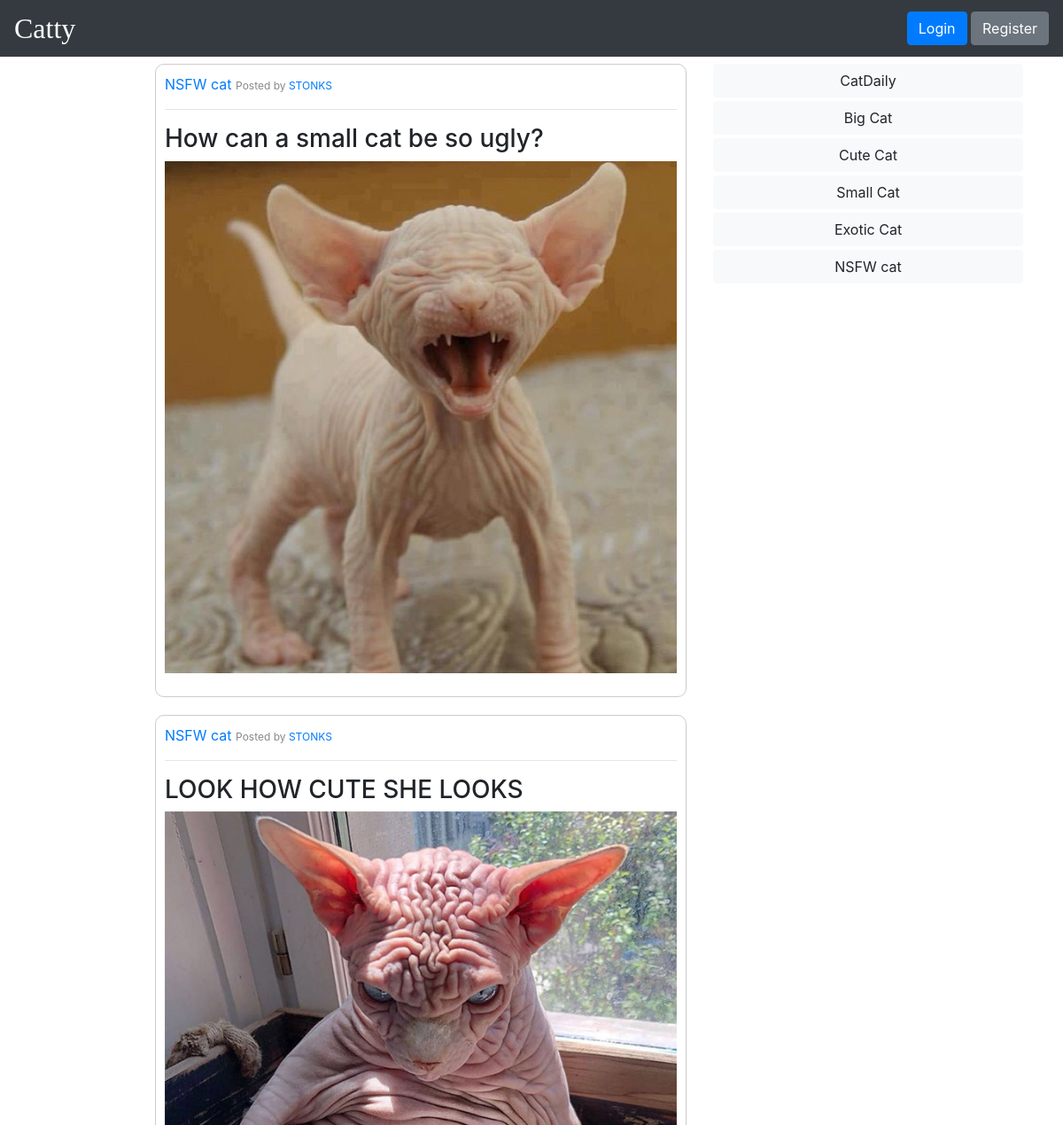
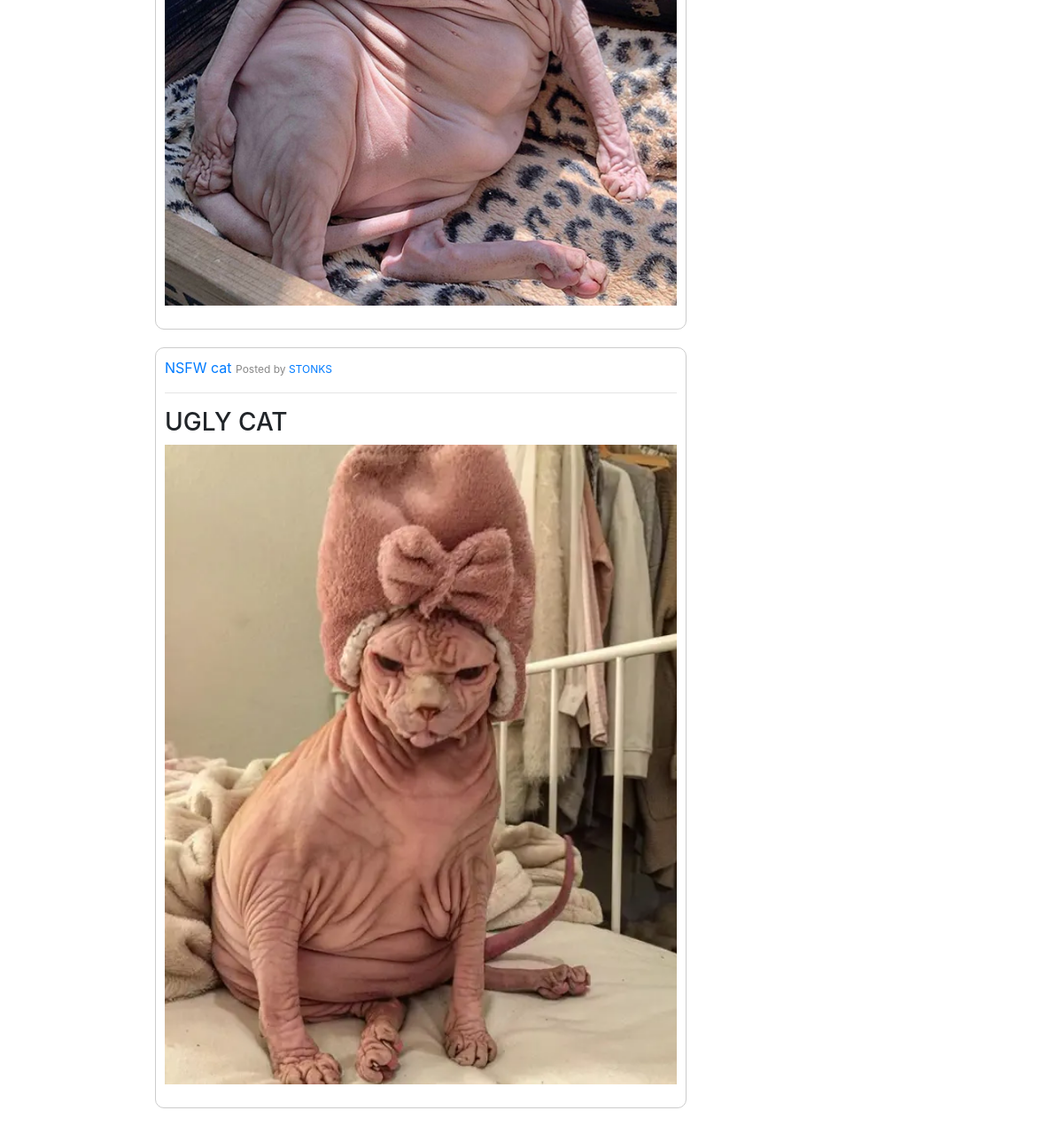
/index.php/threads/index?user_id=34, run on the app's committed database (2 pictures, top to bottom).
### tables this page shows
CREATE TABLE `posts` (
  `id` bigint(20) UNSIGNED NOT NULL,
  `title` varchar(50) NOT NULL,
  `text` text DEFAULT NULL,
  `photo_url` text DEFAULT NULL,
  `user_id` bigint(20) UNSIGNED NOT NULL,
  `thread_id` bigint(20) UNSIGNED NOT NULL
);

CREATE TABLE `threads` (
  `id` bigint(20) UNSIGNED NOT NULL,
  `title` varchar(20) NOT NULL,
  `description` text NOT NULL
);

CREATE TABLE `users` (
  `id` bigint(20) UNSIGNED NOT NULL,
  `catname` varchar(30) NOT NULL,
  `password` varchar(255) NOT NULL,
  `salt` varchar(64) NOT NULL,
  `catavatar` text DEFAULT NULL,
  `email` varchar(30) NOT NULL,
  `admin` tinyint(1) NOT NULL
);

### controller/ThreadController.php (called while the page is built, shortened)
<?php
require_once("model/PostDB.php");
require_once("model/ThreadDB.php");
class ThreadController {
    public static function index() {
        $threads = ThreadDB::getAllThreads();
        $threadActive = isset($_GET["thread_id"]) ? $_GET["thread_id"] : null;
        $userId = isset($_GET["user_id"]) ? $_GET["user_id"] : null;
        if (isset($userId)) {
            $posts = PostDB::getAllForUser($userId);
        } else {
            $posts = ($threadActive) ? PostDB::getAllForThread($threadActive) : PostDB::getAll();
        }
        $notice = (empty($posts)) ? "No posts that's just CATastrofic. Create a CAT post right now." : "";
        ViewHelper::render("view/threads/index.php", [
            'posts' => $posts,
            'threads' => $threads,
            'threadActive' => $threadActive,
            'notice' => $notice,
        ]);
    }
}

### model/PostDB.php (called while the page is built, shortened)
<?php
class PostDB {
    public static function getAllForUser($userId) {
        $db = DBInit::getInstance();
        $query = "SELECT p.id, p.title, p.text, p.photo_url, u.catname, t.title AS thread_title, t.id AS tid, u.id AS uid
            FROM posts p
            JOIN users u ON p.user_id = u.id
            JOIN threads t ON p.thread_id = t.id
            WHERE p.user_id = :user_id
            ORDER BY p.id DESC";
        $statement = $db->prepare($query);
        $statement->bindParam(":user_id", $userId);
        $statement->execute();
        $posts = $statement->fetchAll();
        return $posts;
    }
}

### model/ThreadDB.php (called while the page is built, shortened)
<?php
class ThreadDB {
    public static function getAllThreads() {
        $db = DBInit::getInstance();
        $statement = $db->prepare("SELECT * FROM threads");
        $statement->execute();
        $threads = $statement->fetchAll(PDO::FETCH_ASSOC);
        return $threads;
    }
}

### view/posts/_post.php (the view, shortened to what this page needs)
<div class="post cursor-pointer" style="max-width: 600px;" onclick="redirectToPost(<?= $post["id"] ?>);">
    <div class="post-header">
        <div class="thread-info d-flex justify-content-space-between">
            <div>
                <a href="<?= BASE_URL . 'threads/index?thread_id=' . $post['tid'] ?>">
                <span class="thread-title custom-bold"><?= $post['thread_title'] ?></span>
            </a>
                <span class="posted-by user-text">Posted by
                    <a href="<?= BASE_URL . 'threads/index?user_id=' . $post['uid'] ?>">
                        <?= $post['catname'] ?>
                    </a>
                </span>
            </div>
        </div>
    </div>
    <hr>
    <div class="post-content">
        <h3 class="post-title"><?= $post['title'] ?></h3>
        <?php if (!empty($post['photo_url'])) : ?>
        <img src="<?= ASSETS_URL . htmlspecialchars($post['photo_url']) ?>" alt="Post Photo" class="post-photo w-100">
        <?php endif; ?>
    </div>
</div>

### view/threads/index.php (shortened to what this page needs)
<!DOCTYPE html>
<html>
<?php
    include 'view/application/head.php';
?>
<body>
    <?php
        include 'view/application/navbar.php';
    ?>
    <div class="container">
        <div class="row">
            <div class="col-12 col-lg-8 d-flex justify-content-center justify-content-lg-end">
                <div class="posts-container">
                    <?php
                    foreach ($posts as $post) :
                        include 'view/posts/_post.php';
                    endforeach; ?>
                </div>
            </div>
            <div class="col-lg-4">
                <div class="right-column">
                    <?php
                        include 'view/threads/_thread_list.php';
                    ?>
                </div>
            </div>
        </div>
    </div>
</body>
</html>

### view/threads/_thread_list.php
<?php foreach ($threads as $thread) : ?>
    <div class="thread">
        <?php
            $threadClass = ($threadActive == $thread['id']) ? 'btn btn-warning btn-block mb-1' : 'btn btn-light btn-block mb-1';
        ?>
        <a href="<?= BASE_URL . 'threads/index?thread_id=' . $thread['id'] ?>" class="<?= $threadClass ?>"><?php echo $thread['title']; ?></a>
    </div>
<?php endforeach; ?>

### assets/style.css (style rules this page uses)
.post { border: 1px solid #ccc; border-radius: 10px; padding: 10px; margin-bottom: 20px; width: 100%; }
.cursor-pointer { cursor: pointer; }
.user-text { font-size: 12px; color: #888; }
.justify-content-space-between { justify-content: space-between; }

### data on the page
posts: thread.title "NSFW cat", user.catname "STONKS", title "How can a small cat be so ugly?", photo_url (picture)
posts: thread.title "NSFW cat", user.catname "STONKS", title "LOOK HOW CUTE SHE LOOKS", photo_url (picture)
posts: thread.title "NSFW cat", user.catname "STONKS", title "UGLY CAT", photo_url (picture)
threads: title "CatDaily"
threads: title "Big Cat"
threads: title "Cute Cat"
threads: title "Small Cat"
threads: title "Exotic Cat"
threads: title "NSFW cat"
